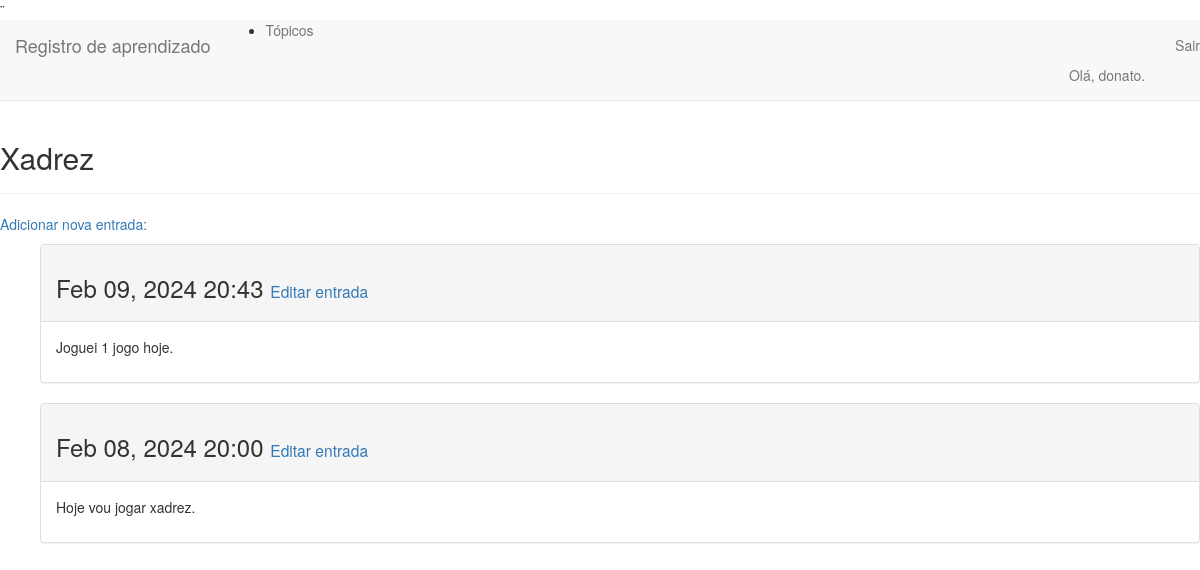
Screenshot of /topics/5/ (signed in) with the database file from the repository.
### learning_logs/models.py (models this page shows, shortened)
class Topic(models.Model):
    text = models.CharField(max_length=200)
    date_added = models.DateTimeField(auto_now_add=True)
    owner = models.ForeignKey(User, on_delete=models.CASCADE)
    def __str__(self):
        return self.text

class Entry(models.Model):
    topic = models.ForeignKey(Topic, on_delete=models.CASCADE)
    text = models.TextField()
    date_added = models.DateTimeField(auto_now_add=True)
    class Meta:
        verbose_name_plural = 'entries'

### learning_logs/views.py (the view)
# urls.py: path('topics/<int:topic_id>/', views.topic, name='topic'),
@login_required
def topic(request, topic_id):
    topic = Topic.objects.get(id=topic_id)
    if topic.owner !=   request.user:
        raise Http404
    entries = topic.entry_set.order_by('-date_added')
    context = {'topic': topic, 'entries':entries}
    return render(request, 'learning_logs/topic.html', context)

### learning_logs/templates/learning_logs/topic.html
{% extends 'learning_logs/base.html'%}
{% block header %}
    <h2>{{ topic }}</h2>
{% endblock header %}
{% block content %}
        <p> <a href="{% url 'learning_logs:new_entry' topic.id %}">Adicionar nova entrada:</a></p>
        <ul>
            {% if topic %}
                {% for entry in entries %}
                <div class="panel panel-default">
                    <div class="panel-heading">
                        <h3>{{ entry.date_added|date:'M d, Y H:i' }}
                        <small><a href="{% url 'learning_logs:edit_entry' entry.id %}">Editar entrada</a></small></h3>
                    </div>
                    <div class="panel-body">
                        {{ entry.text|linebreaks }}
                    </div>
                </div>
                {% endfor %}
            {% else %}
                <li> Não tem entradas ainda.</li>
            {% endif %}
        </ul>
{% endblock content %}

### learning_logs/templates/learning_logs/base.html (shortened to what this page needs)
{% load bootstrap3 %}
<!DOCTYPE html>
    <html lang="pt-br">
        <head>
            {% bootstrap_css %}
        </head>¨
        <body>
            <nav class="navbar navbar-default navbar-static-top">
                <div class="cointainer">
                            <a class="navbar-brand" href="{% url 'learning_logs:index' %}"> Registro de aprendizado</a>
                        </div>
                        <div id="navbar" class="navbar-collapse collapse">
                            <ul class="navbar-nav">
                                <li><a href="{% url 'learning_logs:topics' %}">Tópicos</li>
                            </ul>
                            <ul class="nav navbar-nav navbar-right">
                                {% if user.is_authenticated %}
                                <li><a>Olá, {{ user.username }}.</a></li>
                                <li><a href="{% url 'users:logout' %}">Sair</a></li>
                                {% else %}
                                <li><a href="{% url 'users:register' %}">Registrar</a></li>
                                <li><a href="{% url 'users:login' %}">Logar</a></li>
                                {% endif %}
                            </ul>
                        </div>
            </nav>
            <div class="cointainer">
                <div class="page-header">
                    {% block header %}
                    {% endblock header %}
                </div>
            <div>
                {% block content %}
                {% endblock content %}
            </div>
            </div>
        </body>
    </html>

### rows the page displays
Topic: text "Xadrez"
Entry: date_added "Feb 09, 2024 20:43", text "Joguei 1 jogo hoje."
Entry: date_added "Feb 08, 2024 20:00", text "Hoje vou jogar xadrez."

### other values shown
{{ user.username }} "donato"
